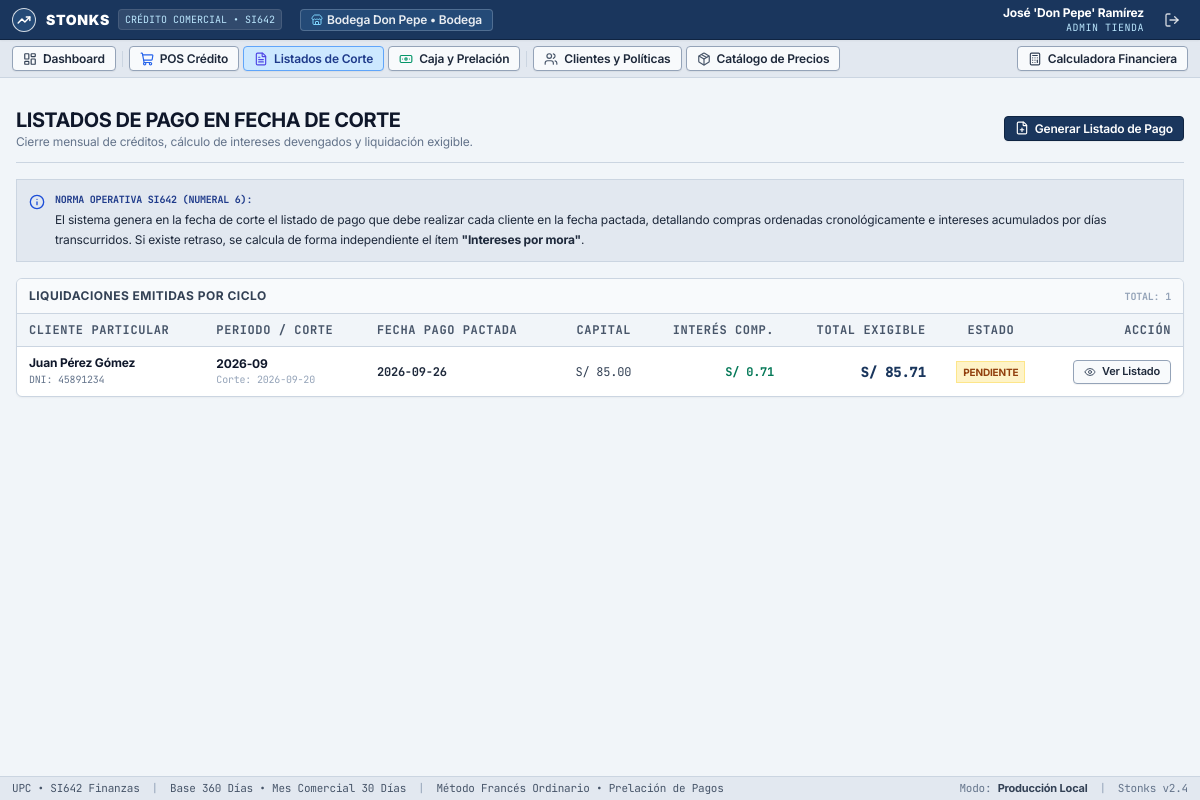
The page /liquidaciones (signed in) on the database as committed earlier.
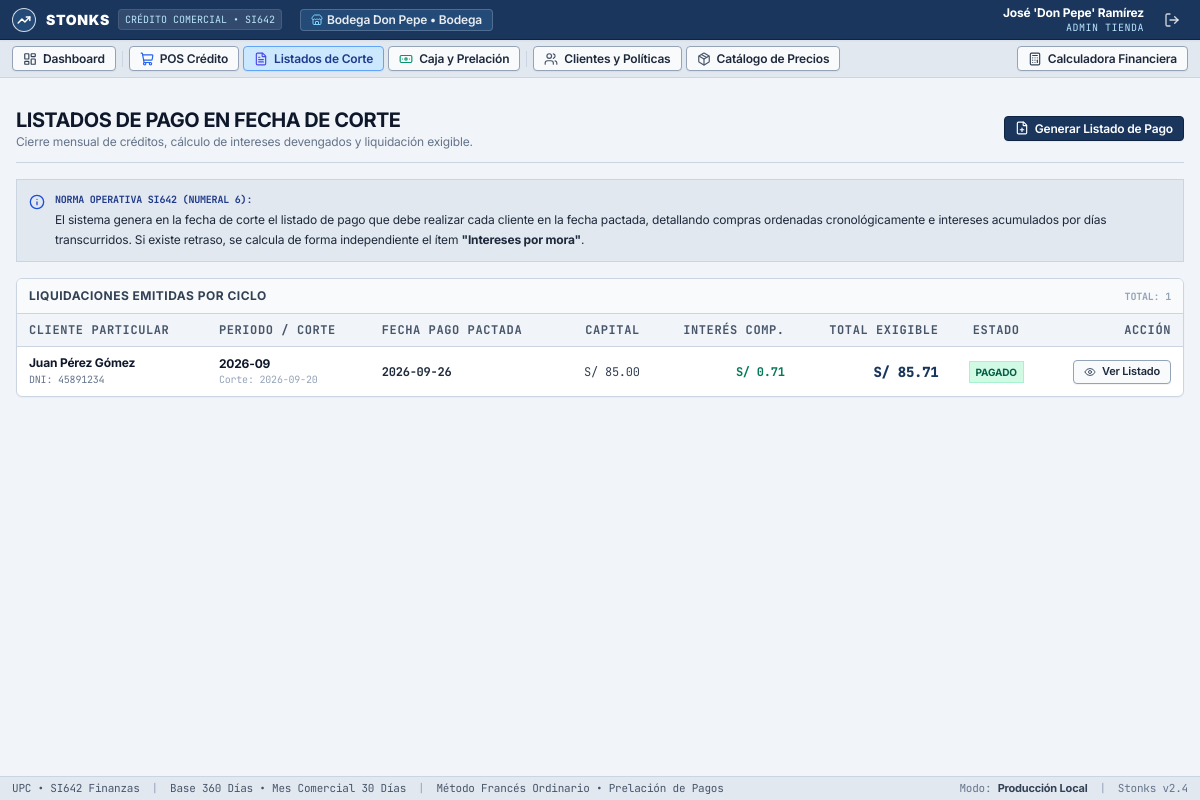
The same page on the database as committed later.
### tables this page shows
CREATE TABLE liquidaciones_corte (
        id INTEGER PRIMARY KEY AUTOINCREMENT,
        tienda_id INTEGER NOT NULL,
        cliente_id INTEGER NOT NULL,
        periodo_mes_anio TEXT NOT NULL,
        fecha_corte DATE NOT NULL,
        fecha_pago_pactada DATE NOT NULL,
        subtotal_capital REAL NOT NULL,
        total_interes_compensatorio REAL NOT NULL,
        total_interes_mora REAL DEFAULT 0.0,
        total_exigible REAL NOT NULL,
        dias_mora INTEGER DEFAULT 0,
        estado TEXT DEFAULT 'Pendiente' CHECK(estado IN ('Pendiente', 'Pagado', 'En_Mora')),
        fecha_pago_real DATE,
        fecha_emision TIMESTAMP DEFAULT CURRENT_TIMESTAMP,
        FOREIGN KEY (tienda_id) REFERENCES tiendas (id),
        FOREIGN KEY (cliente_id) REFERENCES clientes (id),
        UNIQUE(tienda_id, cliente_id, periodo_mes_anio)
    );

CREATE TABLE clientes (
        id INTEGER PRIMARY KEY AUTOINCREMENT,
        tienda_id INTEGER NOT NULL,
        usuario_id INTEGER,
        tipo_documento TEXT DEFAULT 'DNI',
        num_documento TEXT NOT NULL,
        nombres TEXT NOT NULL,
        apellidos TEXT NOT NULL,
        direccion TEXT NOT NULL,
        telefono TEXT NOT NULL,
        correo TEXT,
        moneda TEXT DEFAULT 'PEN' CHECK(moneda IN ('PEN', 'USD')),
        limite_credito REAL NOT NULL DEFAULT 500.0,
        plazo_maximo_meses INTEGER NOT NULL DEFAULT 6,
        dia_corte INTEGER NOT NULL DEFAULT 20,
        dia_pago INTEGER NOT NULL DEFAULT 26,
        tipo_tasa_comp TEXT DEFAULT 'TEA' CHECK(tipo_tasa_comp IN ('TEA', 'TNA')),
        tasa_comp REAL NOT NULL DEFAULT 0.24,
        cap_comp TEXT DEFAULT 'Diaria',
        tipo_tasa_mora TEXT DEFAULT 'TEA' CHECK(tipo_tasa_mora IN ('TEA', 'TNA')),
        tasa_mora REAL NOT NULL DEFAULT 0.05,
        cap_mora TEXT DEFAULT 'Diaria',
        cok_anual REAL NOT NULL DEFAULT 0.15,
        activo INTEGER DEFAULT 1,
        fecha_registro TIMESTAMP DEFAULT CURRENT_TIMESTAMP,
        FOREIGN KEY (tienda_id) REFERENCES tiendas (id),
        FOREIGN KEY (usuario_id) REFERENCES usuarios (id),
        UNIQUE(tienda_id, num_documento)
    );

### app.py (the view)
@app.route("/liquidaciones")
@login_required
@role_required("admin_tienda")
def liquidaciones():
    tienda_id = session.get("tienda_id")
    conn = get_db_connection()
    liqs = conn.execute("""
        SELECT l.*, c.nombres || ' ' || c.apellidos as cliente_nombre, c.num_documento, c.telefono,
               c.tasa_mora, c.tipo_tasa_mora
        FROM liquidaciones_corte l
        JOIN clientes c ON l.cliente_id = c.id
        WHERE l.tienda_id = ?
        ORDER BY l.fecha_corte DESC
    """, (tienda_id,)).fetchall()
    clientes = conn.execute("SELECT * FROM clientes WHERE tienda_id = ? AND activo = 1", (tienda_id,)).fetchall()
    conn.close()
    return render_template("settlement.html", liquidaciones=liqs, clientes=clientes)

### app.py (called while the page is built)
@app.template_filter('moneda')
def formato_moneda(valor, simbolo="S/"):
    if valor is None:
        return f"{simbolo} 0.00"
    try:
        val = float(valor)
        return f"{simbolo} {val:,.2f}"
    except (ValueError, TypeError):
        return f"{simbolo} 0.00"

def login_required(f):
    @wraps(f)
    def decorated_function(*args, **kwargs):
        if "user_id" not in session:
            flash("Debe iniciar sesión para acceder al sistema.", "warning")
            return redirect(url_for("login"))
        return f(*args, **kwargs)
    return decorated_function

def role_required(*allowed_roles):
    def decorator(f):
        @wraps(f)
        def decorated_function(*args, **kwargs):
            if "user_id" not in session:
                return redirect(url_for("login"))
            if session.get("rol") not in allowed_roles:
                flash("No cuenta con privilegios suficientes para acceder a esta sección.", "danger")
                return redirect(url_for("index"))
            return f(*args, **kwargs)
        return decorated_function
    return decorator

### templates/settlement.html (shortened to what the changed rows need)
{% extends "base.html" %}
{% block content %}
<div class="space-y-4">
    <div class="flex flex-col sm:flex-row sm:items-center sm:justify-between pb-3 border-b border-slate-300">
        <div>
            <h1 class="text-xl font-bold text-slate-900 tracking-tight uppercase">Listados de Pago en Fecha de Corte</h1>
        </div>
    </div>
    <div class="card-bundlerock overflow-hidden">
        <div class="overflow-x-auto">
            <table class="w-full text-left text-xs">
                <thead class="bg-slate-100 text-slate-600 font-bold border-b border-slate-300 font-mono uppercase tracking-wider">
                    <tr>
                        <th class="px-3 py-2">Cliente Particular</th>
                        <th class="px-3 py-2">Periodo / Corte</th>
                        <th class="px-3 py-2">Fecha Pago Pactada</th>
                        <th class="px-3 py-2 text-right">Capital</th>
                        <th class="px-3 py-2 text-right">Interés Comp.</th>
                        <th class="px-3 py-2 text-right">Total Exigible</th>
                        <th class="px-3 py-2 text-center">Estado</th>
                        <th class="px-3 py-2 text-right">Acción</th>
                    </tr>
                </thead>
                <tbody class="divide-y divide-slate-200 text-xs">
                    {% for l in liquidaciones %}
                    <tr class="hover:bg-blue-50/40 transition">
                        <td class="px-3 py-2 font-bold text-slate-900">
                            <div>{{ l.cliente_nombre }}</div>
                            <span class="text-[10px] font-mono text-slate-500 font-normal">DNI: {{ l.num_documento }}</span>
                        </td>
                        <td class="px-3 py-2 text-slate-700">
                            <span class="font-bold text-slate-900">{{ l.periodo_mes_anio }}</span>
                            <div class="text-[10px] text-slate-400 font-mono">Corte: {{ l.fecha_corte }}</div>
                        </td>
                        <td class="px-3 py-2 font-bold text-slate-800 font-mono">
                            {{ l.fecha_pago_pactada }}
                        </td>
                        <td class="px-3 py-2 text-right text-slate-700 font-mono">
                            {{ l.subtotal_capital | moneda }}
                        </td>
                        <td class="px-3 py-2 text-right text-emerald-700 font-bold font-mono">
                            {{ l.total_interes_compensatorio | moneda }}
                        </td>
                        <td class="px-3 py-2 text-right font-black text-[#1a365d] text-sm font-mono">
                            {{ l.total_exigible | moneda }}
                        </td>
                        <td class="px-3 py-2 text-center font-sans">
                            {% if l.estado == 'Pagado' and (l.dias_mora > 0 or l.total_interes_mora > 0) %}
                            <span class="inline-block px-1.5 py-0.5 rounded-xs text-[10px] font-bold bg-purple-100 text-purple-800 border border-purple-200">
                                PAGADO C/ MORA
                            </span>
                            {% elif l.estado == 'Pagado' %}
                            <span class="inline-block px-1.5 py-0.5 rounded-xs text-[10px] font-bold bg-emerald-100 text-emerald-800 border border-emerald-200">
                                PAGADO
                            </span>
                            {% elif l.dias_mora > 0 or l.estado == 'En_Mora' %}
                            <span class="inline-block px-1.5 py-0.5 rounded-xs text-[10px] font-bold bg-red-100 text-red-800 border border-red-200">
                                EN MORA
                            </span>
                            {% else %}
                            <span class="inline-block px-1.5 py-0.5 rounded-xs text-[10px] font-bold bg-amber-100 text-amber-800 border border-amber-200">
                                PENDIENTE
                            </span>
                            {% endif %}
                        </td>
                        <td class="px-3 py-2 text-right font-sans">
                            <a href="{{ url_for('liquidacion_detalle', liq_id=l.id) }}" class="btn-win32 text-[11px]">
                                <i data-lucide="eye" class="w-3 h-3 text-slate-600"></i>
                                <span>Ver Listado</span>
                            </a>
                        </td>
                    </tr>
                    {% else %}
                    <tr>
                        <td colspan="8" class="text-center py-8 text-slate-400 font-sans text-xs">
                            No existen listados emitidos en este momento.
                        </td>
                    </tr>
                    {% endfor %}
                </tbody>
            </table>
        </div>
    </div>
</div>
{% endblock %}

Rows that differ between the two databases and show on the page:
changed liquidaciones_corte: estado "PENDIENTE" → "PAGADO"
